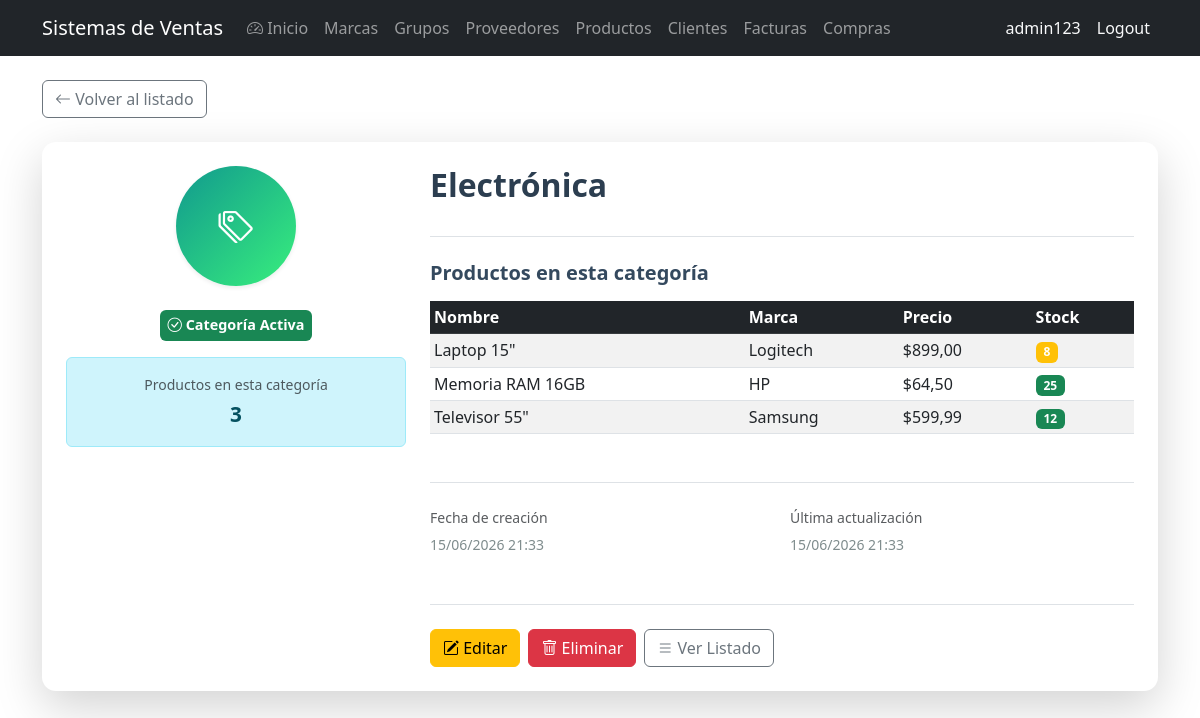
Screenshot of /groups/3/ (signed in) with the database file from the repository.
### billing/models.py (models this page shows, shortened)
class ProductGroup(models.Model):
    name = models.CharField(max_length=100, unique=True, verbose_name='Nombre de grupo')
    is_active = models.BooleanField(default=True, verbose_name='Activo')
    created_at = models.DateTimeField(auto_now_add=True)
    updated_at = models.DateTimeField(auto_now=True)
    class Meta:
        verbose_name = 'Grupo de producto'
        verbose_name_plural = 'Grupos de productos'
        ordering = ['name']

class Product(models.Model):
    name = models.CharField(max_length=200, verbose_name='Nombre de producto')
    description = models.TextField(blank=True, null=True, verbose_name='Descripción')
    brand = models.ForeignKey(Brand, on_delete=models.PROTECT, related_name='products', verbose_name='Marca')
    group = models.ForeignKey(ProductGroup, on_delete=models.PROTECT, related_name='products', verbose_name='Grupo')
    suppliers = models.ManyToManyField(Supplier, related_name='products', blank=True, verbose_name='Proveedores')
    unit_price = models.DecimalField(max_digits=12, decimal_places=2, verbose_name='Precio unitario')
    stock = models.IntegerField(default=0, verbose_name='Stock')
    image = models.ImageField(upload_to='products/', blank=True, null=True, verbose_name='Imagen del producto')
    is_active = models.BooleanField(default=True, verbose_name='Activo')
    created_at = models.DateTimeField(auto_now_add=True)
    updated_at = models.DateTimeField(auto_now=True)
    class Meta:
        verbose_name = 'Producto'
        verbose_name_plural = 'Productos'
        ordering = ['name']

class Brand(models.Model):
    name = models.CharField(max_length=100, unique=True, verbose_name='Nombre de marca')
    description = models.TextField(blank=True, null=True, verbose_name='Descripción')
    is_active = models.BooleanField(default=True, verbose_name='Activo')
    created_at = models.DateTimeField(auto_now_add=True)
    updated_at = models.DateTimeField(auto_now=True)
    class Meta:
        verbose_name = 'Marca'
        verbose_name_plural = 'Marcas'
        ordering = ['name']

### billing/views.py (the view)
# urls.py: path('groups/<int:pk>/', views.ProductGroupDetailView.as_view(), name='productgroup_detail'),
class ProductGroupDetailView(LoginRequiredMixin, DetailView):
    model = ProductGroup
    template_name = 'billing/product_group_detail.html'
    context_object_name = 'group'
    def get_context_data(self, **kwargs):
        ctx = super().get_context_data(**kwargs)
        ctx['products'] = self.object.products.all()[:10]
        ctx['product_count'] = self.object.products.count()
        return ctx

### billing/templates/billing/product_group_detail.html (shortened to what this page needs)
{% extends 'billing/base.html' %}
{% block content %}
<div class="mb-4">
  <a href="{% url 'billing:productgroup_list' %}" class="btn btn-outline-secondary">
    <i class="bi bi-arrow-left"></i> Volver al listado
  </a>
</div>
<div class="card shadow-lg border-0 mb-4">
  <div class="card-body p-4">
    <div class="row g-4">
      <div class="col-lg-4">
        <div class="sticky-top" style="top: 20px;">
          <div class="text-center mb-4">
            <div class="d-inline-flex align-items-center justify-content-center rounded-circle shadow-sm"
                 style="width: 120px; height: 120px; background: linear-gradient(135deg, #11998e 0%, #38ef7d 100%); font-size: 2.2rem; color: white; font-weight: bold;">
              <i class="bi bi-tags"></i>
            </div>
          </div>
          <div class="text-center mb-3">
            {% if group.is_active %}
              <span class="badge bg-success p-2" style="font-size: 0.9rem;"><i class="bi bi-check-circle"></i> Categoría Activa</span>
            {% else %}
              <span class="badge bg-secondary p-2" style="font-size: 0.9rem;"><i class="bi bi-x-circle"></i> Categoría Inactiva</span>
            {% endif %}
          </div>
          <div class="alert alert-info text-center" role="alert">
            <small class="text-muted d-block mb-1">Productos en esta categoría</small>
            <strong style="font-size: 1.3rem;">{{ product_count }}</strong>
          </div>
        </div>
      </div>
      <div class="col-lg-8">
        <div class="mb-4 pb-4 border-bottom">
          <h1 class="h2 fw-bold mb-2" style="color: #2c3e50;">{{ group.name }}</h1>
        </div>
        <div class="mb-4">
          <h5 class="fw-bold mb-3" style="color: #34495e;">Productos en esta categoría</h5>
          {% if products %}
          <div class="table-responsive">
            <table class="table table-sm table-striped table-hover align-middle mb-0">
              <thead class="table-dark">
                <tr><th>Nombre</th><th>Marca</th><th>Precio</th><th>Stock</th></tr>
              </thead>
              <tbody>
                {% for p in products %}
                <tr>
                  <td>{{ p.name }}</td>
                  <td>{{ p.brand.name }}</td>
                  <td>${{ p.unit_price }}</td>
                  <td>
                    <span class="badge {% if p.stock > 10 %}bg-success{% elif p.stock > 0 %}bg-warning{% else %}bg-danger{% endif %}">{{ p.stock }}</span>
                  </td>
                </tr>
                {% endfor %}
              </tbody>
            </table>
          </div>
          {% else %}
          <div class="alert alert-info"><small><i class="bi bi-info-circle"></i> Esta categoría no tiene productos registrados.</small></div>
          {% endif %}
        </div>
        <div class="mt-5 pt-4 border-top">
          <div class="row g-3">
            <div class="col-md-6">
              <small class="text-muted d-block mb-1">Fecha de creación</small>
              <span class="small" style="color: #7f8c8d;">{{ group.created_at|date:"d/m/Y H:i" }}</span>
            </div>
            <div class="col-md-6">
              <small class="text-muted d-block mb-1">Última actualización</small>
              <span class="small" style="color: #7f8c8d;">{{ group.updated_at|date:"d/m/Y H:i" }}</span>
            </div>
          </div>
        </div>
        <div class="mt-5 pt-4 border-top d-flex gap-2">
          <a href="{% url 'billing:productgroup_update' group.pk %}" class="btn btn-warning"><i class="bi bi-pencil-square"></i> Editar</a>
          <a href="{% url 'billing:productgroup_delete' group.pk %}" class="btn btn-danger"><i class="bi bi-trash"></i> Eliminar</a>
          <a href="{% url 'billing:productgroup_list' %}" class="btn btn-outline-secondary"><i class="bi bi-list"></i> Ver Listado</a>
        </div>
      </div>
    </div>
  </div>
</div>
{% endblock %}

### billing/templates/billing/base.html (shortened to what this page needs)
<!DOCTYPE html>
<html lang="es">
<head>
  <link href="https://cdn.jsdelivr.net/npm/bootstrap@5.3.0/dist/css/bootstrap.min.css" rel="stylesheet">
  <link href="https://cdn.jsdelivr.net/npm/bootstrap-icons@1.11.3/font/bootstrap-icons.css" rel="stylesheet">
</head>
<body>
<nav class="navbar navbar-expand-lg navbar-dark bg-dark">
  <div class="container">
    <a class="navbar-brand" href="{% url 'billing:home' %}">Sistemas de Ventas</a>
    <div class="collapse navbar-collapse" id="nav">
      <ul class="navbar-nav me-auto">
        {% if user.is_authenticated %}
        <li class="nav-item"><a class="nav-link" href="{% url 'billing:home' %}"><i class="bi bi-speedometer2"></i> Inicio</a></li>
        <li class="nav-item"><a class="nav-link" href="{% url 'billing:brand_list' %}">Marcas</a></li>
        <li class="nav-item"><a class="nav-link" href="{% url 'billing:productgroup_list' %}">Grupos</a></li>
        <li class="nav-item"><a class="nav-link" href="{% url 'billing:supplier_list' %}">Proveedores</a></li>
        <li class="nav-item"><a class="nav-link" href="{% url 'billing:product_list' %}">Productos</a></li>
        <li class="nav-item"><a class="nav-link" href="{% url 'billing:customer_list' %}">Clientes</a></li>
        <li class="nav-item"><a class="nav-link" href="{% url 'billing:invoice_list' %}">Facturas</a></li>
        <li class="nav-item"><a class="nav-link" href="{% url 'purchasing:purchase_list' %}">Compras</a></li>
        {% endif %}
      </ul>
      <ul class="navbar-nav">
        {% if user.is_authenticated %}
        <li class="nav-item"><span class="nav-link text-light">{{ user.username }}</span></li>
        <li class="nav-item">
          <form method="post" action="{% url 'logout' %}" class="d-inline">
            <button type="submit" class="nav-link btn btn-link text-light" style="text-decoration:none;">Logout</button>
          </form>
        </li>
        {% else %}
        <li class="nav-item"><a class="nav-link" href="{% url 'login' %}">Login</a></li>
        <li class="nav-item"><a class="nav-link" href="{% url 'billing:signup' %}">Registarse</a></li>
        {% endif %}
      </ul>
    </div>
  </div>
</nav>
<div class="container mt-4">
  {% block content %}
  {% endblock %}
</div>
</body>
</html>

### billing/templates/billing/product_group_detail.html (style rules this page uses)
.sticky-top { position: sticky; top: 20px; z-index: 900; }
.card { transition: box-shadow 0.3s ease; border-radius: 14px; }

### rows the page displays
ProductGroup: name "Electrónica", created_at "15/06/2026 21:33", updated_at "15/06/2026 21:33"
Product: name "Laptop 15\"", brand.name "Logitech", unit_price "899,00", stock "8"
Product: name "Memoria RAM 16GB", brand.name "HP", unit_price "64,50", stock "25"
Product: name "Televisor 55\"", brand.name "Samsung", unit_price "599,99", stock "12"

### other values shown
{{ user.username }} "admin123"
{{ product_count }} "3"
